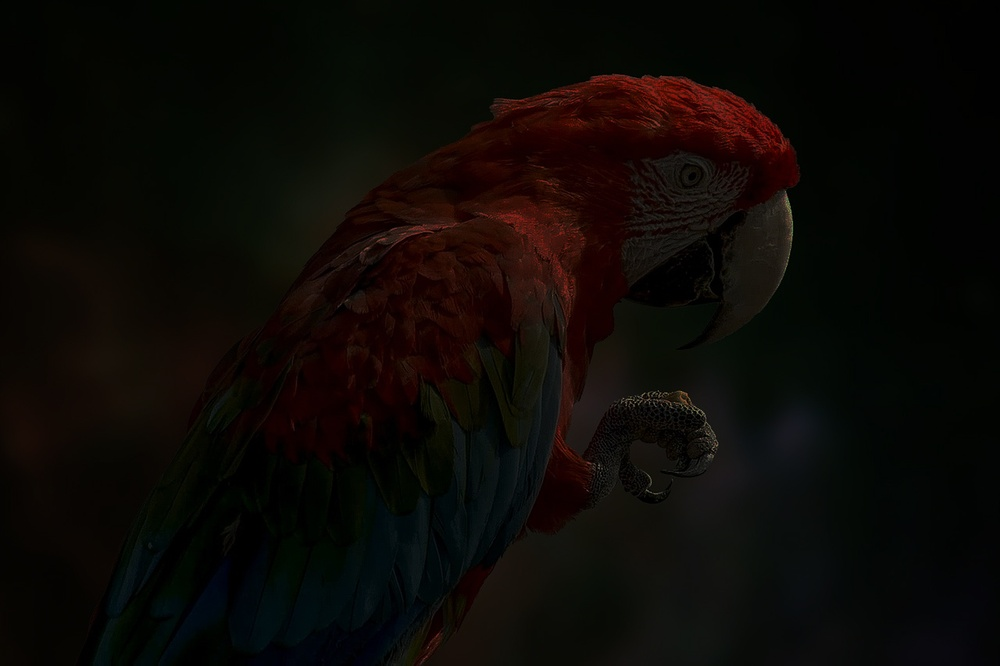
#> input picture parrot.jpg, 1000 x 666 px, shrunk from 1280 x 853 before the run
$ jupyter execute 'Untitled (9).ipynb'
#> lines starting #> are read from the running program, lines starting #| are printed output that depends on the picture
## EX No:03
### Histogram of an Images
**Name:** Praveen J **Reg no:** 212224230205 **Slot:** T1-H15

[cell 1]
import cv2
import numpy as np
import matplotlib.pyplot as plt

[cell 2]
img = cv2.imread('parrot.jpg', cv2.IMREAD_GRAYSCALE)
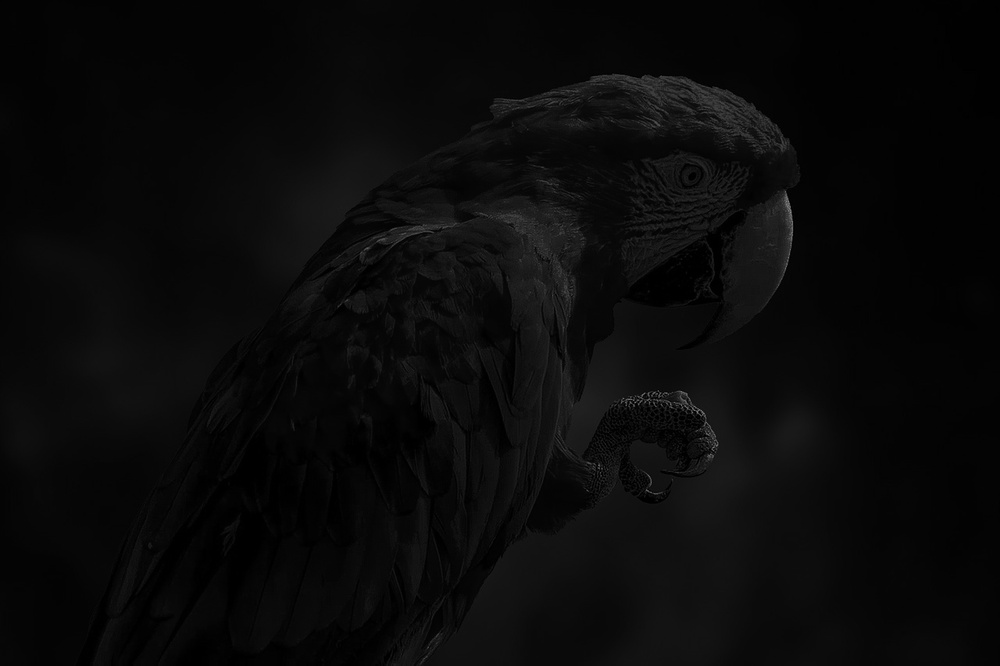
#> img: shape (666, 1000); min 0, max 144, mean 9.7

[cell 3]
plt.imshow(img,cmap='gray')
plt.title('Orginal Image')
plt.show()

[cell 4]
plt.hist(img.ravel(),256,range = [0,256]);
plt.title('Orginal Image')
plt.show()
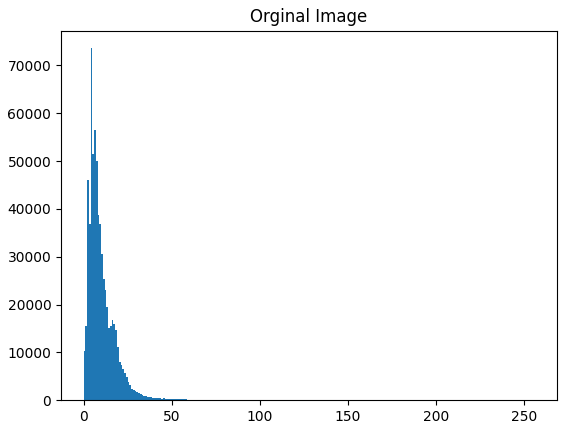
#> figure drawn by matplotlib, 1 panel; tallest bar 73601 high, from x = 4 to 5

[cell 5]
img_eq = cv2.equalizeHist(img)
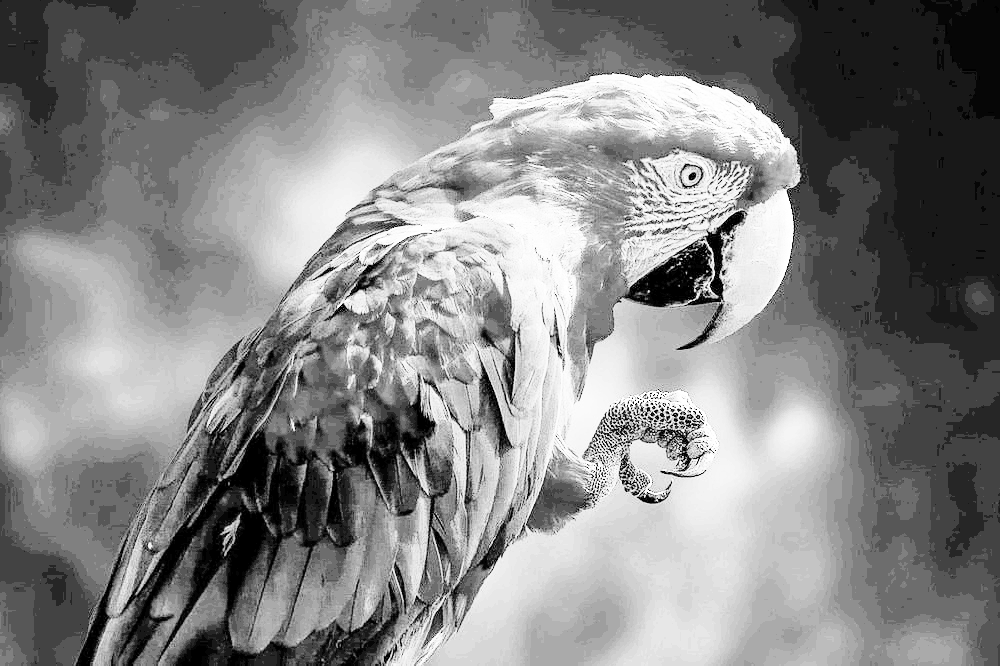
#> img_eq: shape (666, 1000); min 0, max 255, mean 132.7

[cell 6]
plt.hist(img_eq.ravel(),256,range=[0,256]);
plt.title('Equalized HIstogram')
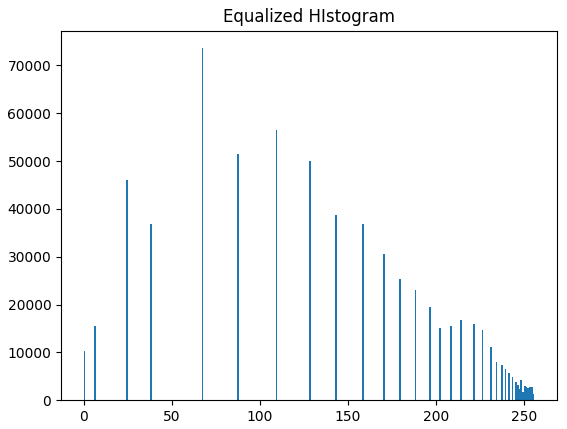
#> figure drawn by matplotlib, 1 panel; tallest bar 73601 high, from x = 67 to 68

[cell 7]
plt.imshow(img_eq,cmap='gray')
plt.title('Orginal Image')
plt.show()

[cell 8]
img = cv2.imread('parrot.jpg',cv2.IMREAD_COLOR)
#> img is the input picture: shape (666, 1000, 3); mean B, G, R 5.7, 9.1, 12.4
img_hsv= cv2.cvtColor(img, cv2.COLOR_BGR2HSV)
#> img_hsv: shape (666, 1000, 3); mean H, S, V 41.7, 165.8, 14.5

[cell 9]
img_hsv[:,:,2]=cv2.equalizeHist(img_hsv[:,:,2])
#> img_hsv: shape (666, 1000, 3); mean H, S, V 41.7, 165.8, 131.2

[cell 10]
img_eq=cv2.cvtColor(img_hsv,cv2.COLOR_HSV2BGR)
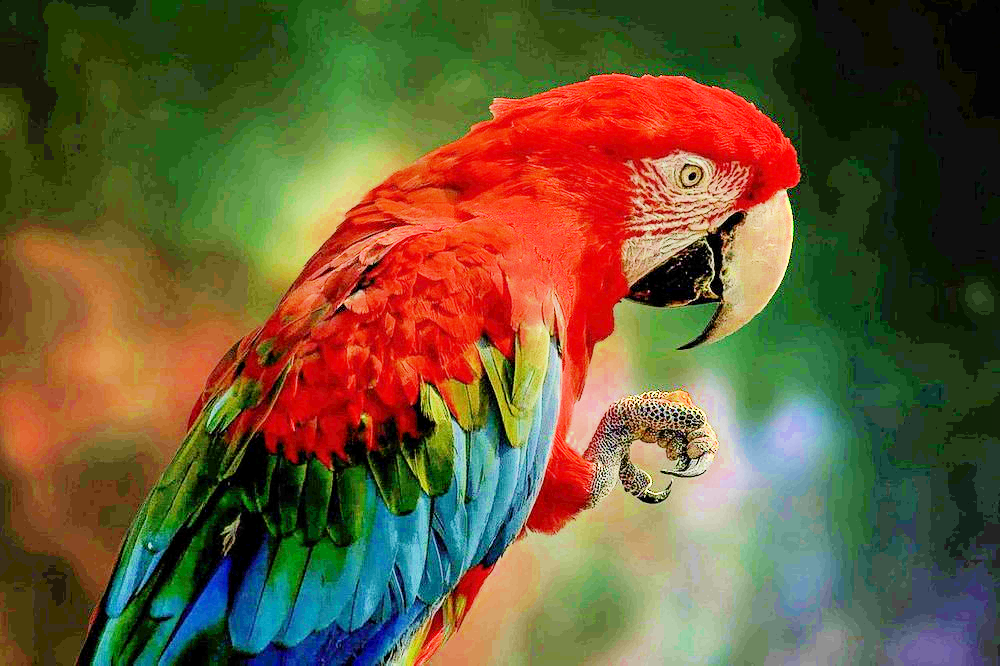
#> img_eq: shape (666, 1000, 3); mean B, G, R 55.7, 90.4, 106.6
plt.imshow(img_eq[:,:,::-1]);
plt.title('Equalized Image')
plt.show

[cell 11]
plt.hist(img_eq.ravel(),256,range=[0,256]);
plt.title('Equalized HIstogram')
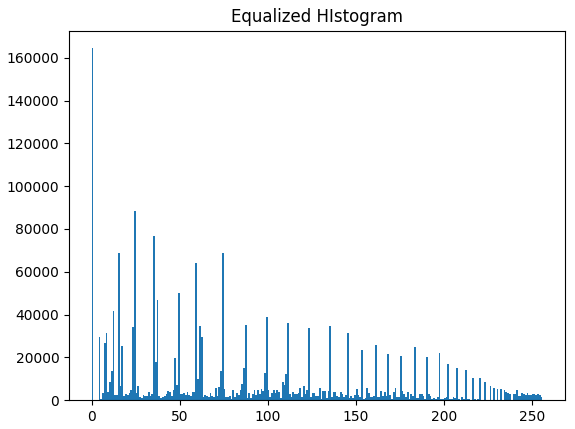
#> figure drawn by matplotlib, 1 panel; tallest bar 164433 high, from x = 0 to 1

[cell 12]
plt.hist(img_eq.ravel(),256,range = [0,256]);
plt.title('color image')
plt.show()
#> figure, not shown here; tallest bar 164433 high, from x = 0 to 1
